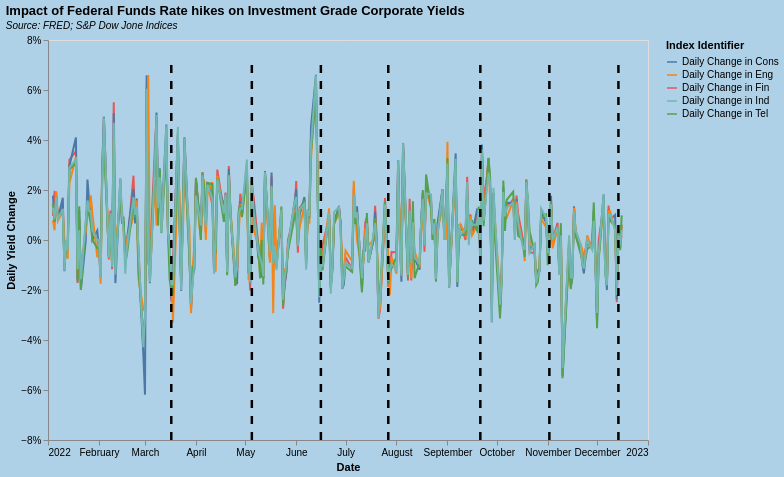

Vega-Lite specification stored for this chart:
### Vega-Lite specification from a JSON file in a GitHub repository (floating-point values rounded to 4 significant figures; data arrays with more than 128 entries replaced by an {"elided": "..."} marker saying what was removed)
{"$schema": "https://vega.github.io/schema/vega-lite/v5.json", "height": 400, "width": 600, "title": {"text": "Impact of Federal Funds Rate hikes on Investment Grade Corporate Yields", "subtitle": "Source: FRED; S&P Dow Jone Indices", "subtitleFontStyle": "italic", "subtitleFontSize": 10, "anchor": "start", "color": "black"}, "layer": [{"data": {"values": {"elided": "1195 records"}}, "mark": {"type": "line"}, "encoding": {"x": {"field": "Date", "type": "temporal", "scale": {"domain": ["2022-01-01", "2023-01-01"]}, "axis": {"grid": false}}, "y": {"field": "Yield Change", "type": "quantitative", "axis": {"format": "%", "grid": false}, "title": "Daily Yield Change", "scale": {"domain": ["-0.07", "0.07"]}}, "color": {"field": "Index Identifier"}, "tooltip": [{"field": "Date", "type": "temporal", "title": "Date"}, {"field": "Index Identifier", "type": "nominal", "title": "Index Name"}, {"field": "Yield Change", "type": "quantitative", "title": "Daily Yield Change", "format": "%"}]}}, {"data": {"values": {"elided": "239 records"}}, "mark": {"type": "rule", "color": "black", "strokeDash": [8, 8], "strokeWidth": 2.5}, "encoding": {"x": {"field": "Date", "type": "temporal"}, "y": {"field": "Rate Hike", "type": "quantitative"}}}, {"data": {"values": {"elided": "239 records"}}, "mark": {"type": "rule", "color": "black", "strokeDash": [8, 8], "strokeWidth": 2.5}, "encoding": {"x": {"field": "Date", "type": "temporal"}, "y": {"field": "Rate Hike", "type": "quantitative"}}}], "autosize": {"type": "pad", "contains": "padding", "resize": true}, "background": "#afd1e7", "data": {"values": {"elided": "1195 records"}}}
